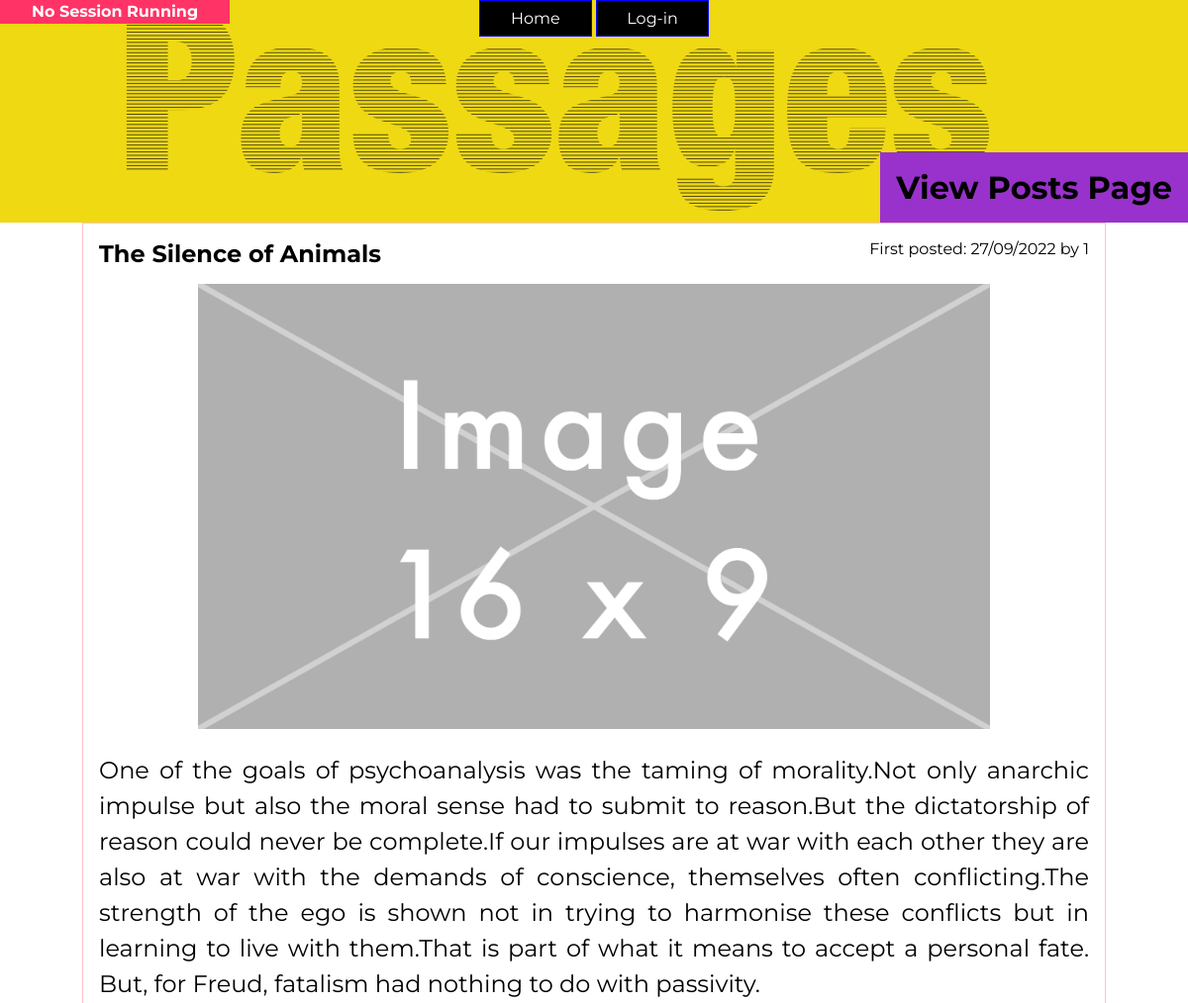
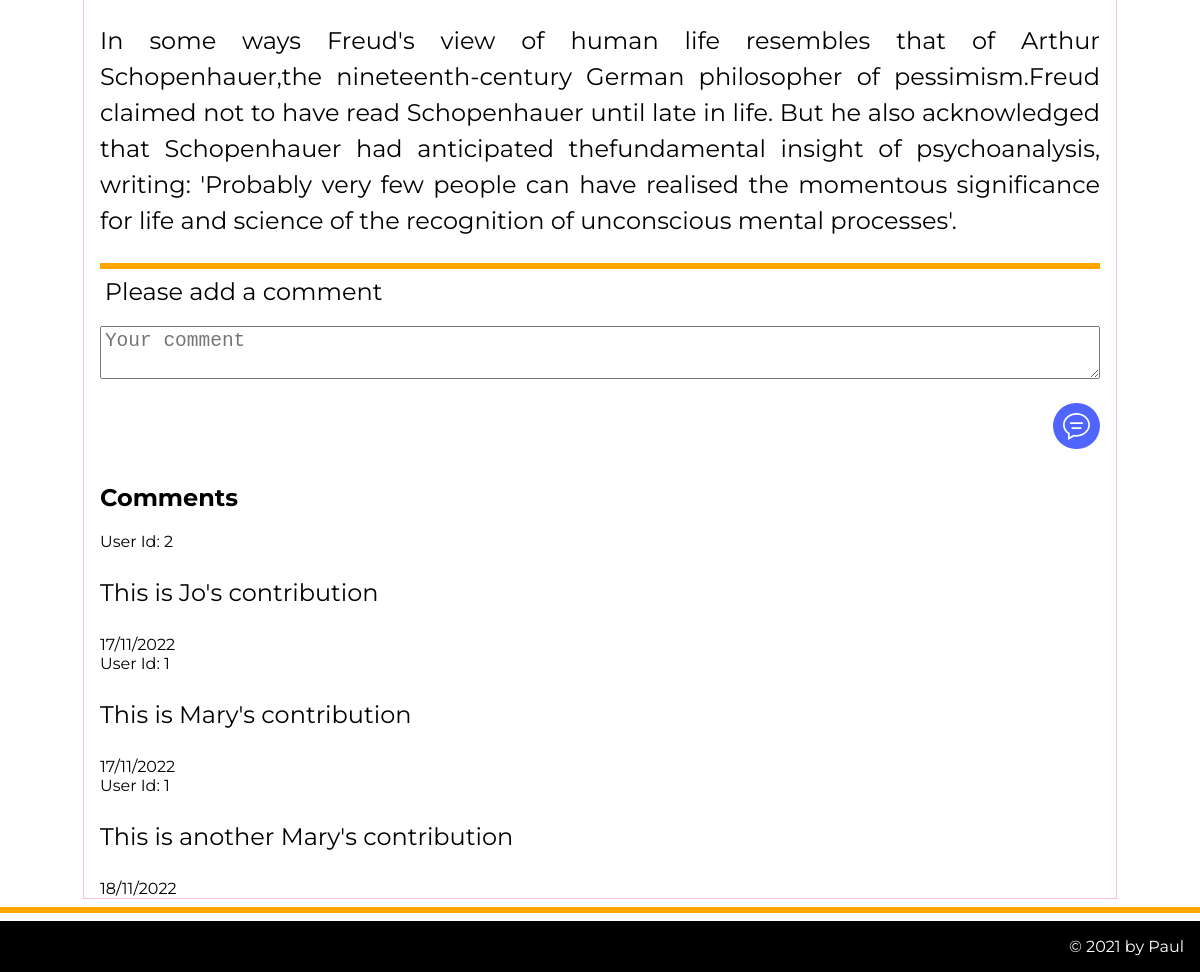
Screenshot of /viewpost/1 with the database file from the repository (2 pictures, top to bottom).
### tables this page shows
CREATE TABLE post(
    post_id integer primary key autoincrement not null,
    title text not null,
    body text not null,
    user_id integer not null,
    created_at date not null,
    image text,
    alttext text,
    updated_at date,
    foreign key (user_id) references user(user_id)
);

CREATE TABLE comment(
    comment_id integer primary key autoincrement not null,
    post_id integer not null,
    created_at date not null,
    user_id text not null,
    text text not null,
    updated_at date,
    foreign key (post_id) references post(post_id)
);

### server.py (the view, shortened to what this page needs)
@app.route('/viewpost/<post_id>', methods=['GET','POST'])
def viewpost(post_id):
    global db_path
    sql = "select title, body, created_at, image, alttext, user_id from post where post_id= ?"
    values_tuple = tuple(post_id)
    result = run_search_query_tuples(sql, values_tuple, db_path)
    post_tuple = result[0]
    sql = "select user_id, text, created_at from comment where post_id= ?"
    values_tuple = tuple(post_id)
    result = run_search_query_tuples(sql, values_tuple, db_path)
    print(result)
    if request.method == "GET":
        return render_template('viewposts.html', post_id=post_id, post=post_tuple, comments=result)

### db_functions.py (called while the page is built)
def reformatSQLiteDate(sqlite_datestring):
    x = datetime.strptime(sqlite_datestring, '%Y-%m-%d %H:%M:%S')
    return x.strftime("%d/%m/%Y")

def run_search_query_tuples(sql_query,values_tuple, file_path):
    result = None
    try:
        db = sqlite3.connect(file_path)
        cursor = db.cursor()
        cursor.execute(sql_query,values_tuple)
        result = cursor.fetchall()
        cursor.close()
    except sqlite3.Error as error:
        print("Error running search query tuples: {}".format(error))
    finally:
        if db:
            db.close()
        if result:
            return result

### server.py (called while the page is built)
def new_lines_paragraph(s):
    new_str = "<p>" + s.replace("\n", "</p><p>") + "</p>"
    return Markup(new_str)

### templates/viewposts.html (shortened to what this page needs)
{% extends "layout.html" %}
{% block head %}
{{ super() }}
{% endblock %}
{% block heading %}View Posts Page{% endblock %}
{% block content%}
<div style="overflow:hidden; margin:1em 0;">
    <div style="float:left; display:inline-block;"> <h2 style="margin:0;">{{post[0]}}</h2> </div>
    <div style=" display:inline-block; float:right; ">
    First posted: {{ reformatSQLiteDate(post[2]) }} by {{post[5]}}</div>
</div>
<div><img class="img-responsive" src="{{ url_for('static', filename='images/'+post[3]) }}"  alt=" {{post[4]}} "></div>
<div>{{ new_lines_paragraph(post[1]) }}</div>
<hr>
<form action="/viewpost/{{post_id}}#comments" method="post">
  <div>
    <label for="content">Please add a comment</label>
    <textarea id="content" name="Comment Text" rows="2"  placeholder="Your comment"></textarea> </div>
  <div class="comment-btn-container"> <input class="comment-btn" type="submit" value=""></div>
</form>
<h2 id="comments">Comments</h2>
{%if comments%}
{% for comment in comments %}
<div> User Id: {{comment[0]}}</div>
<div>{{ new_lines_paragraph(comment[1]) }}</div>
<div>{{ reformatSQLiteDate(comment[2]) }}</div>
{% endfor %}
{% endif %}
{% endblock %}

### static/styles.css (style rules this page uses)
body { background-color: #fff; font-family: 'Montserrat', sans-serif; font-size:100%; margin:0; }
p { font-size: 1.5em; line-height: 1.5; text-align: justify; }
hr { border: 3px solid orange; }
.img-responsive { max-width:80%; margin:auto; display:block; }
form div { border: 0px solid green; }
input[type=text], input[type=password], input[type=file], textarea, label { width:100%; box-sizing:border-box; font-size:1.5em; padding: 0.2em; margin: 1em 0em; }
.comment-btn-container { text-align: right; }
.comment-btn { background-image: url("chat.svg"); background-size: 2em; background-repeat: no-repeat; background-position: center center; background-color: rgb(80,100,255); display: inline-block; padding: 0em 0em; width: 3.5em; height: 3.5em; margin-bottom: 1em; border-radius:5em; border: 0; cursor: pointer; box-sizing:border-box; text-align:center; }

### rows the page displays
post: title "The Silence of Animals", created_at "27/09/2022", user "1", image (placeholder picture), body "One of the goals of psychoanalysis was the taming of morality.Not only anarchic impulse but also the moral sense had to submit to reason.But the dictatorship of reason could never be complete.If our impulses are at war with each other they are also at war with the demands of conscience, themselves often conflicting.The strength of the ego is shown not in trying to harmonise these conflicts but in learning to live with them.That is part of what it means to accept a personal fate. But, for Freud, fatalism had nothing to do with passivity. In some ways Freud's view of human life resembles that of Arthur Schopenhauer,the nineteenth-century German philosopher of pessimism.Freud claimed not to…"
comment: user "2", text "This is Jo's contribution", created_at "17/11/2022"
comment: user "1", text "This is Mary's contribution", created_at "17/11/2022"
comment: user "1", text "This is another Mary's contribution", created_at "18/11/2022"
